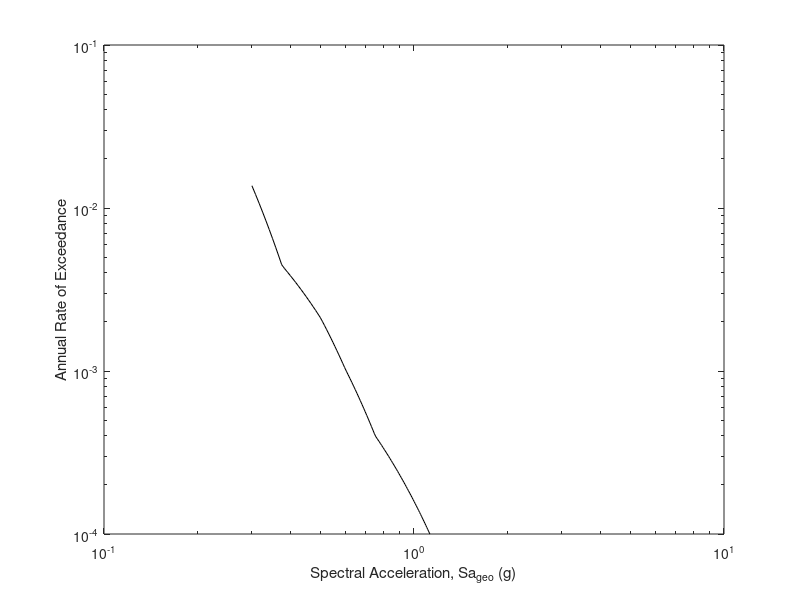

Reproduce this figure in MATLAB. (Note: this script raises an error after producing the figure.)

%==========================================================================================
% Fragility estimation, hazard analysis, Risk calculation, and R_avl calculation from IDA
% Suman Banerjee, IIT Roorkee, 2024
% s_banerjee@eq.iitr.ac.in
% Geometric mean of intensities; Risk integral truncated for lower and upper bounds
%==========================================================================================

clear; clc;

%%%%%%%%%% INPUTS %%%%%%%%%%

MCE = 0.75;
median_Op = 0.32; std_Op = 0.35;
median_CP = 1.28; std_CP = 0.36;

% Integral lower bound -
low_int_IO = 0.3;
low_int_CP = 0.3;

% Integral upper bound -
high_int_IO = 1.125;
high_int_CP = 1.125;

hazard = [0.3 0.0137; 0.375 0.00444; 0.5 0.00211; 0.6 0.00103; 0.75 0.00040; 0.9375 0.0002; 1.125 0.0001];

%%%%%%%%%% END OF INPUTS %%%%%%%%%%

phi_MCE_Op = 1/std_Op*log(MCE/median_Op);
phi_MCE_CP = 1/std_CP*log(MCE/median_CP);

P_MCE_Op = normcdf(phi_MCE_Op)*100;     % P[Op|MCE] for Operational level
P_MCE_CP = normcdf(phi_MCE_CP)*100;     % P[CP|MCE] for Collapse level
fprintf ("Probability of Exceeding Operational given MCE is %6.3f %%\n",P_MCE_Op);
fprintf ("Probability of Exceeding Collapse given MCE is %6.3f %%\n",P_MCE_CP);

% Discretization -
disStep = 100;
dis_IO = (high_int_IO-low_int_IO)/disStep;
dis_CP = (high_int_CP-low_int_CP)/disStep;

% Hazard Curve -
spec_acc_fr_IO_Risk = low_int_IO:dis_IO:high_int_IO;                                    % Hazard lower and upper limits
spec_acc_fr_CP_Risk = low_int_CP:dis_CP:high_int_CP;

for i = 1:size(spec_acc_fr_CP_Risk,2)
    % hazrad_mod(i) = interp1(hazard(:,1),hazard(:,2),spec_acc_fr_CP_Risk(i));
    hazrad_mod(i) = exp(interp1(hazard(:,1),log(hazard(:,2)),spec_acc_fr_CP_Risk(i)));
end


figure
loglog(spec_acc_fr_CP_Risk,hazrad_mod,'k','LineWidth',0.75)
xlabel('Spectral Acceleration, Sa_g_e_o (g)')
ylabel('Annual Rate of Exceedance')
res = 1200;
box on
ax = gca;
ax.LineWidth = 1.2;
set(gca, 'FontName', 'Times New Roman')
x0=500;
y0=300;
width=220;
height=180;
set(gcf,'units','points','position',[x0,y0,width,height]);
print('Hazard Curve.png','-dpng',['-r' num2str(res)]);

% Fragility function -
fragility_Op = makedist('Lognormal','mu',median_Op,'sigma',std_Op);
fragility_CP = makedist('Lognormal','mu',median_CP,'sigma',std_CP);

% Fragility Curve -
frag_high = norminv(0.9999,median_CP, std_CP);                                         % Upper limit for fragility plot
spec_acc_fr = 0:dis_CP:frag_high;
fragility_Op_plot = normcdf((log(spec_acc_fr/median_Op))/std_Op);
fragility_CP_plot = normcdf((log(spec_acc_fr/median_CP))/std_CP);
figure
plot(spec_acc_fr,fragility_Op_plot, '-r', 'linewidth', 1)
hold on
plot(spec_acc_fr,fragility_CP_plot, '-b', 'linewidth', 1)
hold on
grid on
%title('Fragility Curve')
xlabel('Spectral Acceleration, Sa(T1) (g)')
ylabel('Probability of Exceedance')
xlim([0 frag_high])
yticks(0:0.25:1);
%legend('Fragility Curve');
med_IO = round(median_Op,2);
med_CP = round(median_CP,2);
std_IO = round(std_Op,2);
std_CP = round(std_CP,2);
dim = [0.55, 0.2, 0.3, 0.15];
str = {['\mu_I_O = ',num2str(med_IO),', ','\beta_I_O = ',num2str(std_IO)],['\mu_C_P = ',num2str(med_CP),', ','\beta_C_P = ',num2str(std_CP)]};
annotation('textbox',dim,'String',str,'FitBoxToText','on','FontSize', 6, 'FontName', 'Times New Roman', 'BackgroundColor', 'w');
res = 1200;
box on
ax = gca;
ax.LineWidth = 1.2;
set(gca, 'FontName', 'Times New Roman')
x0=500;
y0=300;
width=220;
height=180;
set(gcf,'units','points','position',[x0,y0,width,height]);

% Modification in fragility for area = 1
fragility_IO_mod = truncate(fragility_Op,low_int_IO,high_int_IO);
fragility_CP_mod = truncate(fragility_CP,low_int_CP,high_int_CP);


plot(spec_acc_fr,cdf(fragility_IO_mod,spec_acc_fr),':r','LineWidth',1.5)
plot(spec_acc_fr,cdf(fragility_CP_mod,spec_acc_fr),':b','LineWidth',1.5)
print('Fragility Curve.png','-dpng',['-r' num2str(res)]);

% Fragility for Risk integration -
ii = 0;
for i = low_int_IO:dis_IO:high_int_IO
    ii = ii + 1;
    fragility_Risk_IO(ii) = cdf(fragility_IO_mod,i);
end
ii = 0;
for i = low_int_CP:dis_CP:high_int_CP
    ii = ii + 1;
    fragility_Risk_CP(ii) = cdf(fragility_CP_mod,i);
end

% Risk -
m_IO = size(spec_acc_fr_IO_Risk,2);
for i = 2:m_IO-1
    del_s = spec_acc_fr_IO_Risk(i) - spec_acc_fr_IO_Risk(i-1);
    del_F = fragility_Risk_IO(i) - fragility_Risk_IO(i-1);
    mi = log(hazrad_mod(i)/hazrad_mod(i-1))/del_s;
    ai = hazrad_mod(i)*(1-exp(mi * del_s));
    bi = hazrad_mod(i)/del_s*(exp(mi*del_s)*(del_s-1/mi)+1/mi);
    lambda_IO(i) = fragility_Risk_IO(i)*ai - del_F*bi;
end

sum3_IO = 0;
size3 = size(lambda_IO,2);
for i = 1:size3
    sum3_IO = sum3_IO + lambda_IO(i);
end
mean_ann_R_IO = sum3_IO;
ann_prob_IO = 1-exp(-1*mean_ann_R_IO);
Mean_ann_R_IO = mean_ann_R_IO*100;
Ann_prob_IO = ann_prob_IO*100;
fprintf ("Mean Annual Rate of Exceeding IO is %6.3f %%\n",Mean_ann_R_IO);

m_CP = size(spec_acc_fr_CP_Risk,2);
for i = 2:m_CP-1
    del_s = spec_acc_fr_CP_Risk(i) - spec_acc_fr_CP_Risk(i-1);
    del_F = fragility_Risk_CP(i) - fragility_Risk_CP(i-1);
    mi = log(hazrad_mod(i)/hazrad_mod(i-1))/del_s;
    ai = hazrad_mod(i)*(1-exp(mi * del_s));
    bi = hazrad_mod(i)/del_s*(exp(mi*del_s)*(del_s-1/mi)+1/mi);
    lambda_CP(i) = fragility_Risk_CP(i)*ai - del_F*bi;
end

sum3_CP = 0;
size3 = size(lambda_CP,2);
for i = 1:size3
    sum3_CP = sum3_CP + lambda_CP(i);
end
mean_ann_R_CP = sum3_CP;
ann_prob_CP = 1-exp(-1*mean_ann_R_CP);
Mean_ann_R_CP = mean_ann_R_CP*100;
Ann_prob_CP = ann_prob_CP*100;
fprintf ("Mean Annual Rate of Exceeding CP is %6.3f %%\n",Mean_ann_R_CP);

% Save results to text file -
fid = fopen('Fragility & Risk Results.txt', 'w');
fprintf(fid,"Median for IO = %5.3f g ; Std. Dev. for IO = %5.3f; \nMedian for CP = %5.3f g ; " + ...
    "Std. Dev. for CP = %5.3f; \n\nP[IO|MCE] = %5.2f %%\nP[CP|MCE] = %5.2f %%\n\nMean Annual Rate of Exceeding IO   = %6.3f %%" + ...
    "\nMean Annual Rate of Exceeding CP   = %6.3f %%", median_Op, std_Op, median_CP, std_CP, P_MCE_Op, P_MCE_CP, Mean_ann_R_IO, Mean_ann_R_CP);
fclose(fid);